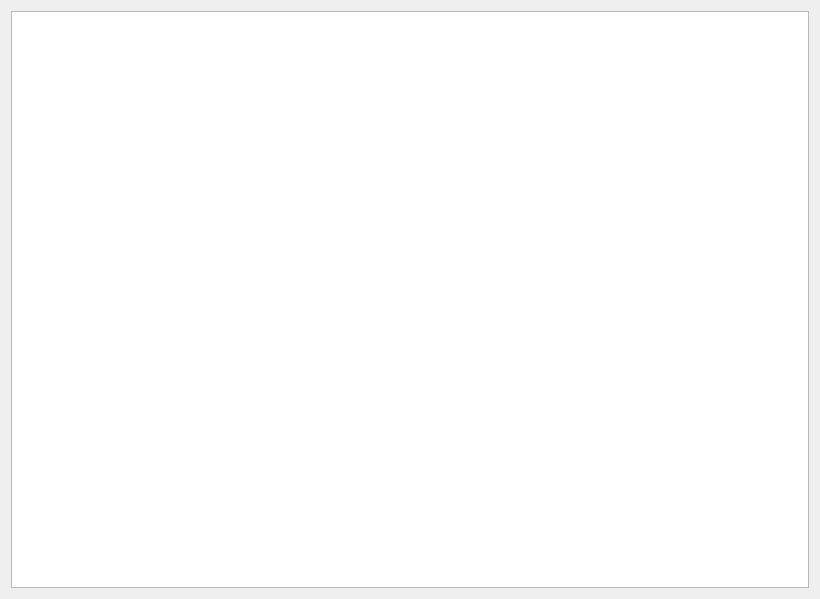
<?xml version="1.0" encoding="UTF-8"?>
<ui version="4.0">
 <class>GraphWindow</class>
 <widget class="QWidget" name="GraphWindow">
  <property name="geometry">
   <rect>
    <x>0</x>
    <y>0</y>
    <width>820</width>
    <height>599</height>
   </rect>
  </property>
  <property name="windowTitle">
   <string>Form</string>
  </property>
  <layout class="QGridLayout" name="gridLayout">
   <item row="0" column="0">
    <widget class="QChartView" name="chartView">
     <property name="verticalScrollBarPolicy">
      <enum>Qt::ScrollBarAsNeeded</enum>
     </property>
     <property name="horizontalScrollBarPolicy">
      <enum>Qt::ScrollBarAsNeeded</enum>
     </property>
    </widget>
   </item>
  </layout>
 </widget>
 <customwidgets>
  <customwidget>
   <class>QChartView</class>
   <extends>QGraphicsView</extends>
   <header location="global">QtCharts</header>
  </customwidget>
 </customwidgets>
 <resources/>
 <connections/>
</ui>
